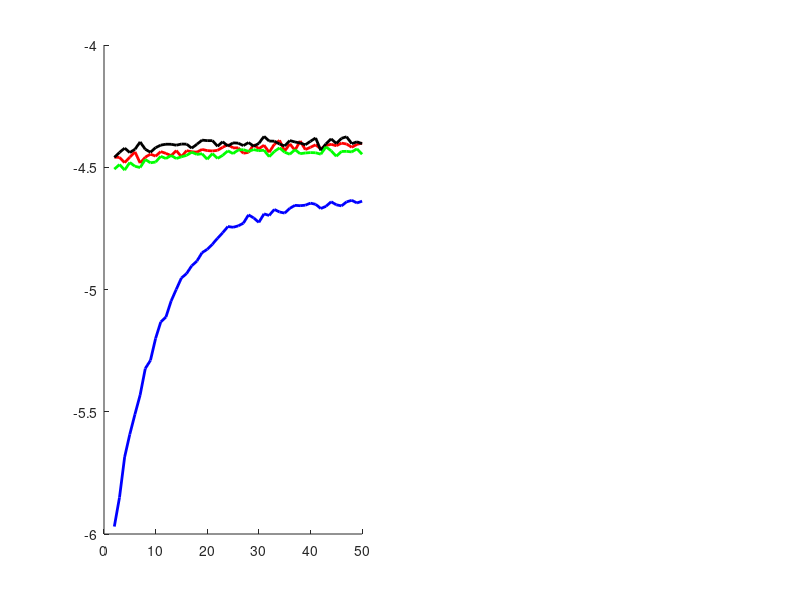

This chart was generated by the following MATLAB code: (Note: this script raises an error after producing the figure.)
% This is the matlab code for figure: Performance of easy,diff, mix models
% on easy/difficult tasks
% Orgin data: Painting_Review.py

clear all;
close all;
%% Color Map
% https://ww2.mathworks.cn/help/matlab/ref/matlab.graphics.axis.axes-properties.html#budumk7_sep_shared-ColorOrder
% https://ww2.mathworks.cn/help/matlab/ref/matlab.graphics.axis.axes-properties.html#budumk7_sep_shared-ColorOrder
% colorMat = [    0    0.4470    0.7410
% 0.8500    0.3250    0.0980
% 0.9290    0.6940    0.1250
% 0.4940    0.1840    0.5560
% 0.4660    0.6740    0.1880
% 0.3010    0.7450    0.9330
% 0.6350    0.0780    0.1840];

%% 数据准备
rewards_pg0 = [-6.13661459, -5.96949723, -5.85076537, -5.68502993, -5.59200769, -5.50995187, -5.43142787, -5.32323151, -5.28979967, -5.19978786, -5.13259552, -5.11240856, -5.04731455, -4.99946168, -4.95273527, -4.93473576, -4.90290651, -4.88361508, -4.84938161, -4.83566808, -4.81496562, -4.79017417, -4.7678463 , -4.74232152, -4.74552132, -4.73983213, -4.72870594, -4.6947005 , -4.70730753, -4.72539847, -4.69068068, -4.69722434, -4.67262069, -4.68294635, -4.68743025, -4.66795419, -4.65580413, -4.65721174, -4.65518462, -4.696827  , -4.70164286, -4.67874314, -4.70986044, -4.70895702, -4.7234593 , -4.69798113, -4.73157713, -4.73516031, -4.74599399, -4.69883294];
rewards_pg0(40:50) = [-4.6468   -4.6516   -4.6687   -4.6599   -4.6410   -4.6535  -4.6580   -4.6416   -4.6352   -4.6460   -4.6388];
rewards_easy0 = [-6.11095932, -4.45875902, -4.459683  , -4.48126667, -4.45887795, -4.43709297, -4.4826662 , -4.45869785, -4.44646746, -4.45449779, -4.43607179, -4.44334686, -4.45243935, -4.43177618, -4.45640902, -4.43223431, -4.43667555, -4.43829456, -4.42705198, -4.43183295, -4.43338189, -4.43081353, -4.41837541, -4.40734237, -4.42079409, -4.42067541, -4.44263692, -4.43912525, -4.40758599, -4.42434969, -4.40985834, -4.43886975, -4.40617625, -4.38998518, -4.4342135 , -4.40433941, -4.43055033, -4.39259018, -4.42764852, -4.41833287, -4.4081399 , -4.42480358, -4.41121693, -4.4059991 , -4.41205102, -4.40125736, -4.40506226, -4.41837407, -4.40655648, -4.40114338];
rewards_difficult0 = [-6.13613067, -4.45938586, -4.43949722, -4.42182316, -4.4399002 , -4.4264858 , -4.39660496, -4.42660242, -4.43860815, -4.41992451, -4.40947716, -4.40581978, -4.40599215, -4.40979983, -4.40501759, -4.40555818, -4.4218748 , -4.40591625, -4.38903655, -4.39114396, -4.39121394, -4.41385182, -4.39567907, -4.41333142, -4.40024094, -4.40141642, -4.41143921, -4.39887571, -4.41419676, -4.40231202, -4.37384367, -4.39283442, -4.39339763, -4.40497589, -4.41283213, -4.39086307, -4.39665707, -4.40083051, -4.40807978, -4.39375768, -4.38033045, -4.43117128, -4.40417012, -4.38367299, -4.40288651, -4.38172492, -4.3753773 , -4.40356896, -4.39595256, -4.40357261];
rewards_mix0 = [-6.14254929, -4.50754636, -4.48885711, -4.51164964, -4.48050882, -4.49593566, -4.50125601, -4.46817407, -4.48172353, -4.4786009 , -4.45531103, -4.46424909, -4.45192129, -4.46421957, -4.45718364, -4.4513672 , -4.43833937, -4.44750856, -4.44465659, -4.4672876 , -4.44420765, -4.46389989, -4.45117337, -4.43284276, -4.4441513 , -4.42930688, -4.42812188, -4.43502768, -4.42780516, -4.43240191, -4.43015673, -4.45675284, -4.43542227, -4.42086644, -4.4384385 , -4.44689312, -4.42810114, -4.44450625, -4.44161042, -4.43998994, -4.44071688, -4.44666028, -4.41663816, -4.43236621, -4.45483369, -4.43545744, -4.43489996, -4.43734276, -4.42467554, -4.44693319];

rewards_pg1 = [-3.80191852, -3.75976368, -3.74201889, -3.70907228, -3.68999352, -3.67141699, -3.64779046, -3.64641985, -3.6302118 , -3.61409086, -3.62795108, -3.59326432, -3.60248798, -3.58787852, -3.59141635, -3.5827121 , -3.58137719, -3.56047397, -3.56020363, -3.56991096, -3.5655557 , -3.54781257, -3.55554213, -3.54510599, -3.55069645, -3.53979372, -3.53568814, -3.53808657, -3.52823631, -3.54304833, -3.52576817, -3.53782199, -3.52614491, -3.53003397, -3.53765058, -3.51550461, -3.52636372, -3.52687172, -3.52535158, -3.51801372, -3.5076528 , -3.51502941, -3.50114454, -3.52001702, -3.51776019, -3.51135444, -3.51169995, -3.51034135, -3.52339816, -3.52517123];
rewards_easy1 = [-3.79220632, -3.67121133, -3.66259045, -3.65023998, -3.63972792, -3.63586048, -3.64295289, -3.61120679, -3.62244916, -3.61958712, -3.62083759, -3.60388999, -3.59267117, -3.57491721, -3.58186426, -3.58981819, -3.57843903, -3.59013939, -3.58928605, -3.56697379, -3.56658768, -3.56719524, -3.55095159, -3.57123833, -3.56221795, -3.55561062, -3.55508884, -3.54107931, -3.54725158, -3.53703801, -3.55242342, -3.53274523, -3.52708536, -3.54100651, -3.53505976, -3.54431219, -3.54509302, -3.5404346 , -3.53645452, -3.52639816, -3.54712491, -3.52303251, -3.52192665, -3.51619165, -3.53501317, -3.50736564, -3.52872093, -3.51833115, -3.53205455, -3.50860676];
rewards_difficult1 = [-3.78985297, -3.54803183, -3.51973036, -3.53972824, -3.51842202, -3.51502009, -3.52381606, -3.52173576, -3.5157446 , -3.52210542, -3.53105053, -3.51458162, -3.53100796, -3.50336747, -3.51737061, -3.51489099, -3.51953875, -3.50547276, -3.51755937, -3.50659232, -3.50411357, -3.51945182, -3.51872706, -3.51282924, -3.50378333, -3.49828186, -3.50322975, -3.51284452, -3.50695012, -3.51311525, -3.5034071 , -3.51799699, -3.51790787, -3.49109625, -3.5012373 , -3.50876284, -3.5217443 , -3.49445309, -3.49280322, -3.49301205, -3.49585552, -3.49634501, -3.49046604, -3.51082356, -3.5062682 , -3.51833363, -3.50078195, -3.50634111, -3.49450529, -3.49984882];
rewards_mix1 = [-3.78946012, -3.74948995, -3.74671049, -3.70493834, -3.69160921, -3.68110192, -3.67745523, -3.67348991, -3.65211567, -3.65042885, -3.64748435, -3.62539287, -3.6223213 , -3.63234138, -3.58682035, -3.60675548, -3.59140693, -3.60764981, -3.59401054, -3.58968193, -3.59183551, -3.56141099, -3.579914  , -3.56672191, -3.57182338, -3.54731263, -3.56341933, -3.54567916, -3.5548948 , -3.55028229, -3.56842386, -3.5572337 , -3.54895071, -3.54628737, -3.546359  , -3.54385352, -3.54172253, -3.53561733, -3.5325441 , -3.54299805, -3.52471745, -3.51891012, -3.52976189, -3.50889416, -3.55103514, -3.53177809, -3.52721777, -3.52697373, -3.53459633, -3.52543853];
rewards_mix1(2:3) = [-3.7295   -3.7167];



%% 画图1：简单线条

figure
hold on
len = 2:50;
x_axis = [len];
ms = 9; % markersize

subplot(1,2,1)
hold on
plot(x_axis, rewards_pg0(len), 'b-','DisplayName','Regular PG', 'LineWidth', 2, 'MarkerSize',15) % 'Color', colorMat(1,:));
plot(x_axis, rewards_easy0(len), 'r-','DisplayName','Easy Model', 'LineWidth', 2, 'MarkerSize',15) % 'Color', colorMat(1,:));
plot(x_axis, rewards_difficult0(len), 'k-','DisplayName','Difficult Model', 'LineWidth', 2, 'MarkerSize',15) % 'Color', colorMat(1,:));
plot(x_axis, rewards_mix0(len), 'g-','DisplayName','Mix Model', 'LineWidth', 2, 'MarkerSize',15) % 'Color', colorMat(1,:));
ax = gca; 
ax.FontSize = 20; 
xlabel('Number of Time Slots', 'Fontsize',30, 'interpreter','latex')
ylabel('Average Reward on Easy Environments', 'Fontsize',30, 'interpreter','latex')
xlim([1, 50])
title('(a)', 'interpreter','latex')
% hold off
box on
grid on
legend('Location','best', 'FontSize',26, 'interpreter','latex')


subplot(1,2,2)
hold on
plot(x_axis, rewards_pg1(len), 'b-', 'DisplayName','Regular PG', 'LineWidth', 2, 'MarkerSize',10) %'Color', colorMat(7,:)); 
plot(x_axis, rewards_easy1(len), 'r-', 'DisplayName','Easy Model', 'LineWidth', 2, 'MarkerSize',10) %'Color', colorMat(7,:)); 
plot(x_axis, rewards_difficult1(len), 'k-', 'DisplayName','Difficult Model', 'LineWidth', 2, 'MarkerSize',10) %'Color', colorMat(7,:)); 
plot(x_axis, rewards_mix1(len), 'g-', 'DisplayName','Mix Model', 'LineWidth', 2, 'MarkerSize',10) %'Color', colorMat(7,:)); 
ax = gca; 
ax.FontSize = 20; 
xlabel('Number of Time Slots', 'Fontsize',30, 'interpreter','latex')
ylabel('Average Reward on Difficult Environments', 'Fontsize',30, 'interpreter','latex')
title('(b)', 'interpreter','latex')
xlim([1, 50])
box on
grid on
legend('Location','best', 'FontSize',26, 'interpreter','latex')



%% 画图2：简单的线条

figure
hold on
len = 2:50;
x_axis = [len];
ms = 9; % markersize

subplot(1,2,1)
hold on
plot(x_axis, rewards_pg0(len), '-','DisplayName','Regular PG', 'LineWidth', 2, 'MarkerSize',15) % 'Color', colorMat(1,:));
plot(x_axis, rewards_easy0(len), '-','DisplayName','Easy Model', 'LineWidth', 2, 'MarkerSize',15) % 'Color', colorMat(1,:));
plot(x_axis, rewards_difficult0(len), '-','DisplayName','Difficult Model', 'LineWidth', 2, 'MarkerSize',15) % 'Color', colorMat(1,:));
plot(x_axis, rewards_mix0(len), '-','DisplayName','Mix Model', 'LineWidth', 2, 'MarkerSize',15) % 'Color', colorMat(1,:));
ax = gca; 
ax.FontSize = 20; 
xlabel('Number of Time Slots', 'Fontsize',30, 'interpreter','latex')
ylabel('Average Reward on Easy Environments', 'Fontsize',30, 'interpreter','latex')
xlim([1, 50])
title('(a)', 'interpreter','latex')
% hold off
box on
grid on
legend('Location','best', 'FontSize',26, 'interpreter','latex')


subplot(1,2,2)
hold on
plot(x_axis, rewards_pg1(len), '-', 'DisplayName','Regular PG', 'LineWidth', 2, 'MarkerSize',10) %'Color', colorMat(7,:)); 
plot(x_axis, rewards_easy1(len), '-', 'DisplayName','Easy Model', 'LineWidth', 2, 'MarkerSize',10) %'Color', colorMat(7,:)); 
plot(x_axis, rewards_difficult1(len), '-', 'DisplayName','Difficult Model', 'LineWidth', 2, 'MarkerSize',10) %'Color', colorMat(7,:)); 
plot(x_axis, rewards_mix1(len), '-', 'DisplayName','Mix Model', 'LineWidth', 2, 'MarkerSize',10) %'Color', colorMat(7,:)); 
ax = gca; 
ax.FontSize = 20; 
xlabel('Number of Time Slots', 'Fontsize',30, 'interpreter','latex')
ylabel('Average Reward on Difficult Environments', 'Fontsize',30, 'interpreter','latex')
title('(b)', 'interpreter','latex')
xlim([1, 50])
box on
grid on
legend('Location','best', 'FontSize',26, 'interpreter','latex')





%% 画图3: smooth line

figure
hold on
len = 2:50;
x_axis = [len];
ms = 9;

subplot(1,2,1)
hold on


% Regular PG
[Y1]=fastsmooth(rewards_pg0(len),10,3,1);  
g1 = plot(Y1,'b--','Linewidth',2);  % For smoothed line
h1 =plot(x_axis, rewards_pg0(len), 'bo', 'MarkerSize',ms);   % For dots
LH(1) = plot(nan, nan, 'b--o','Linewidth',1);  % For legend
L{1} = 'Regular PG';

% Easy Model
[Y2]=fastsmooth(rewards_easy0(len),6,3,1);
g2 = plot(Y2,'-.r','Linewidth',2);
h2 = plot(x_axis, rewards_easy0(len), 'r+',  'MarkerSize',ms);
LH(2) = plot(nan, nan, 'r-.+','Linewidth',1);
L{2} = 'Easy Model';

% Difficult Model
[Y3]=fastsmooth(rewards_difficult0(len),6,3,1);
g3 = plot(Y3,'-.k','Linewidth',2);
h3 = plot(x_axis, rewards_difficult0(len), 'k^',  'MarkerSize',ms);
LH(3) = plot(nan, nan, 'k-.^','Linewidth',1);
L{3} = 'Difficult Model';

% Mix Model
[Y4]=fastsmooth(rewards_mix0(len),6,3,1);
g4 = plot(Y4,'-.g','Linewidth',2);
h4 = plot(x_axis, rewards_mix0(len), 'gs',  'MarkerSize',ms);
LH(4) = plot(nan, nan, 'g-.s','Linewidth',1);
L{4} = 'Mix Model';

legend(LH, L);
% plot(x_axis, rewards_pg0(len), ':','DisplayName','Regular PG', 'LineWidth', 2, 'MarkerSize',15) % 'Color', colorMat(1,:));
% plot(x_axis, rewards_easy0(len), '--','DisplayName','Easy Model', 'LineWidth', 2, 'MarkerSize',15) % 'Color', colorMat(1,:));
% plot(x_axis, rewards_difficult0(len), '-','DisplayName','Difficult Model', 'LineWidth', 2, 'MarkerSize',15) % 'Color', colorMat(1,:));
% plot(x_axis, rewards_mix0(len), '-.','DisplayName','Mix Model', 'LineWidth', 2, 'MarkerSize',15) % 'Color', colorMat(1,:));
ax = gca; 
ax.FontSize = 20; 
xlabel('Number of Time Slots', 'Fontsize',30, 'interpreter','latex')
ylabel('Average Reward on Easy Environments', 'Fontsize',30, 'interpreter','latex')
xlim([1, 50])
title('(a)', 'interpreter','latex')
% hold off
box on
grid on
legend('Location','best', 'FontSize',26, 'interpreter','latex')


subplot(1,2,2)
hold on


% Regular PG
[Y1]=fastsmooth(rewards_pg1(len),10,3,1);  
g1 = plot(Y1,'b--','Linewidth',2);  % For smoothed line
h1 =plot(x_axis, rewards_pg1(len), 'bo', 'MarkerSize',ms);   % For dots
LH(1) = plot(nan, nan, 'b--o','Linewidth',1);  % For legend
L{1} = 'Regular PG';

% Easy Model
[Y2]=fastsmooth(rewards_easy1(len),6,3,1);
g2 = plot(Y2,'-.r','Linewidth',2);
h2 = plot(x_axis, rewards_easy1(len), 'r+', 'MarkerSize',ms);
LH(2) = plot(nan, nan, 'r-.+','Linewidth',1);
L{2} = 'Easy Model';

% Difficult Model
[Y3]=fastsmooth(rewards_difficult1(len),6,3,1);
g3 = plot(Y3,'-.k','Linewidth',2);
h3 = plot(x_axis, rewards_difficult1(len), 'k^', 'MarkerSize',ms);
LH(3) = plot(nan, nan, 'k-.^','Linewidth',1);
L{3} = 'Difficult Model';

% Mix Model
[Y4]=fastsmooth(rewards_mix1(len),6,3,1);
g4 = plot(Y4,'-.g','Linewidth',2);
h4 = plot(x_axis, rewards_mix1(len), 'gs', 'MarkerSize',ms);
LH(4) = plot(nan, nan, 'g-.s','Linewidth',1);
L{4} = 'Mix Model';

legend(LH, L);

% plot(x_axis, rewards_pg1(len), 'bo-', 'DisplayName','Regular PG', 'LineWidth', 2, 'MarkerSize',10) %'Color', colorMat(7,:)); 
% plot(x_axis, rewards_easy1(len), 'rs-', 'DisplayName','Easy Model', 'LineWidth', 2, 'MarkerSize',10) %'Color', colorMat(7,:)); 
% plot(x_axis, rewards_difficult1(len), 'k+-', 'DisplayName','Difficult Model', 'LineWidth', 2, 'MarkerSize',10) %'Color', colorMat(7,:)); 
% plot(x_axis, rewards_mix1(len), 'g^-', 'DisplayName','Mix Model', 'LineWidth', 2, 'MarkerSize',10) %'Color', colorMat(7,:)); 
ax = gca; 
ax.FontSize = 20; 
xlabel('Number of Time Slots', 'Fontsize',30, 'interpreter','latex')
ylabel('Average Reward on Difficult Environments', 'Fontsize',30, 'interpreter','latex')
title('(b)', 'interpreter','latex')
xlim([1, 50])
box on
grid on
legend('Location','best', 'FontSize',26, 'interpreter','latex')


%%

assure = 1;